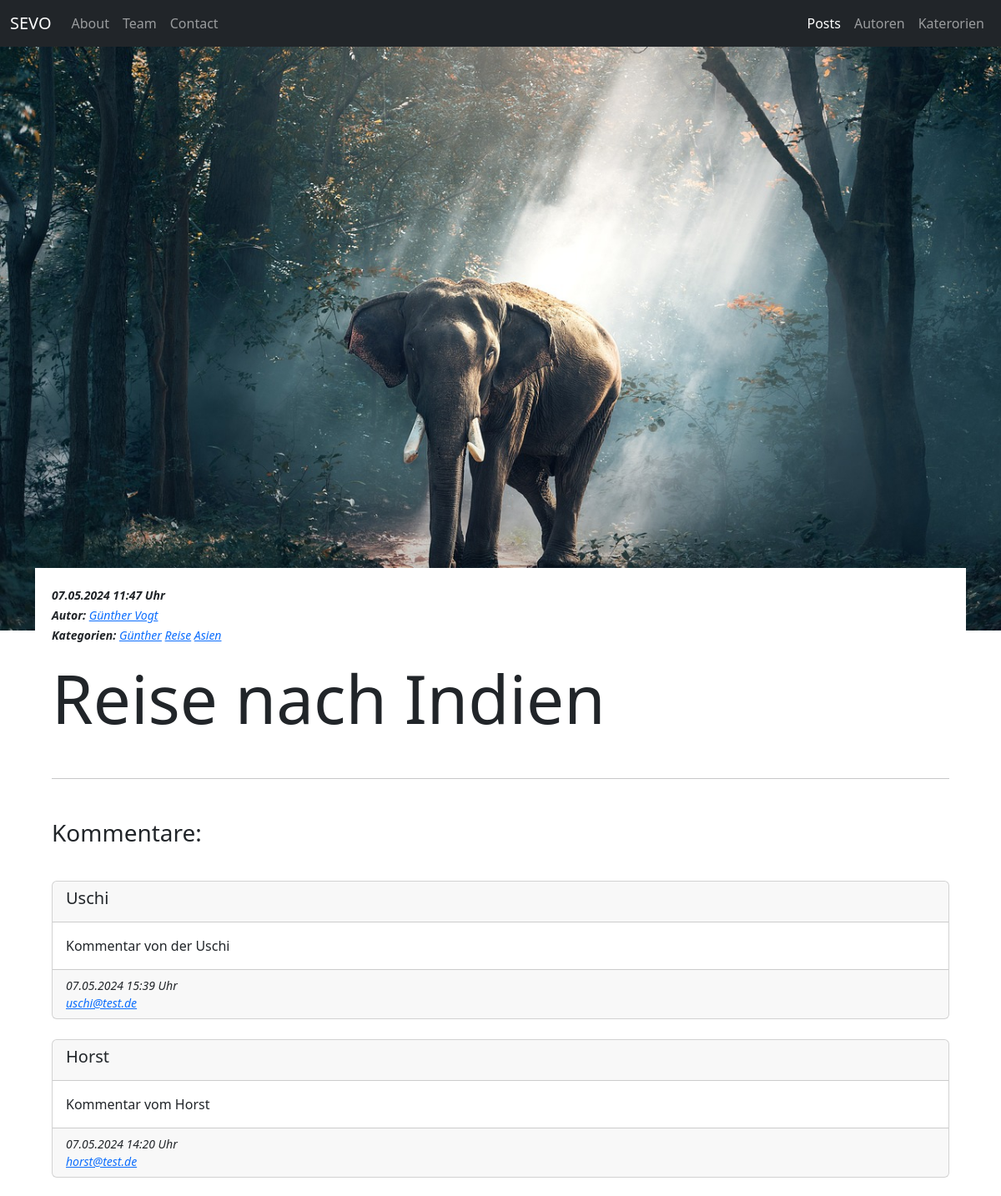
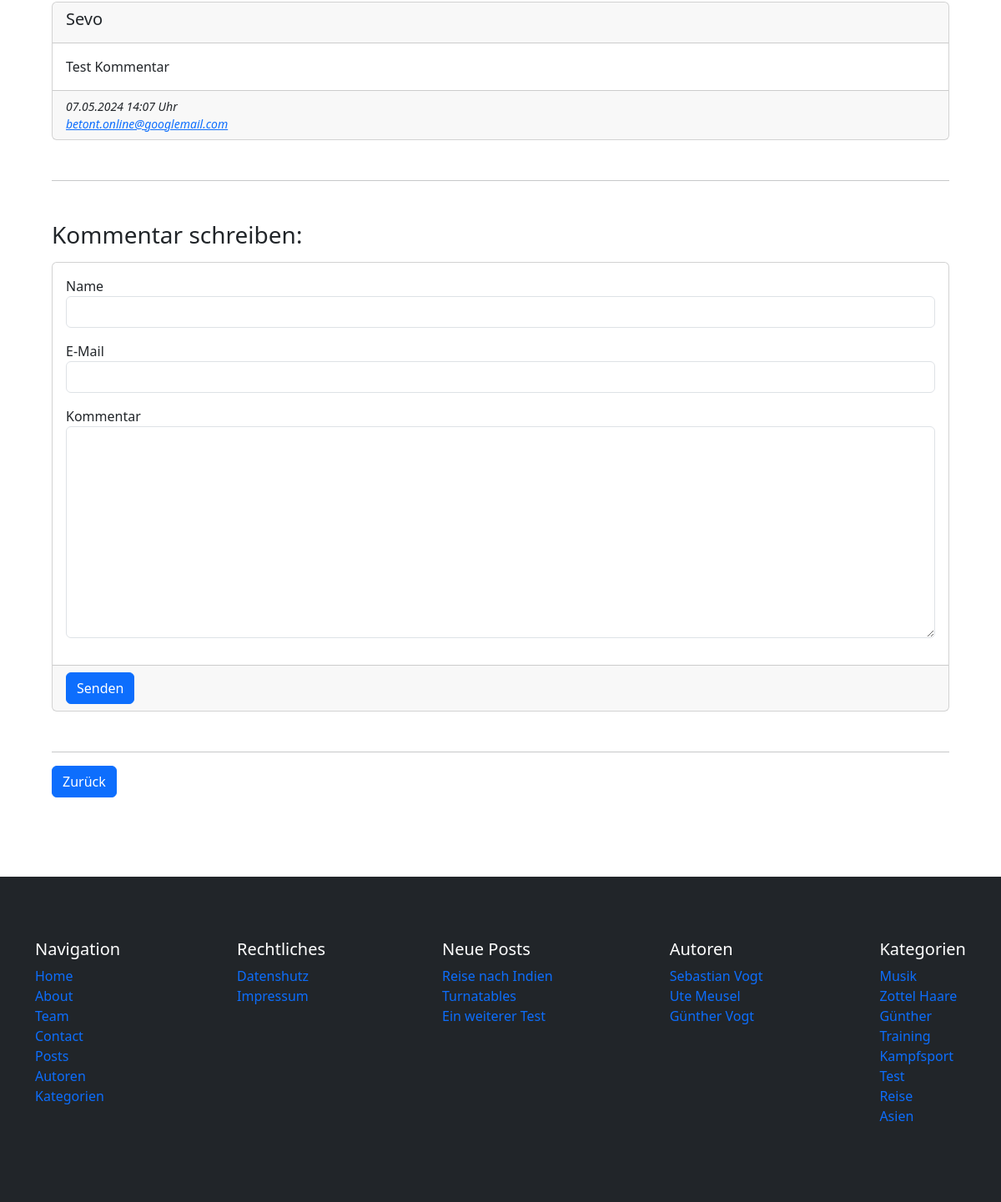
The page /blog/post/reise-nach-indien on the database its author committed (2 pictures, top to bottom).
### pages/models.py (models this page shows, shortened)
class Page(models.Model):
    class Templates(models.TextChoices):
        FULL_WIDTH = "Fullwidth"
        CONTAINER = "Container"
        FULL_WIDTH_WITH_HEADER = "Fullwidth with header"
        CONTAINER_WITH_HEADER = "Container with header"
    title = models.CharField(max_length=255)
    slug = models.SlugField(unique=True, blank=True)
    index = models.IntegerField(default=1)
    content = tinymce_models.HTMLField()
    featured_image = models.ForeignKey(Image, on_delete=models.SET_NULL, null=True, blank=True)
    published = models.BooleanField(default=True)
    is_home = models.BooleanField(default=False)
    template = models.CharField(max_length=100, choices=Templates.choices, default=Templates.CONTAINER)
    created_at = models.DateTimeField(auto_now_add=True)
    updated_at = models.DateTimeField(auto_now=True)

### blog/models.py (models this page shows, shortened)
class Post(models.Model):
    author = models.ForeignKey(Author, on_delete=models.SET_NULL, null=True)
    title = models.CharField(max_length=255)
    slug = models.SlugField(unique=True)
    categories = models.ManyToManyField(Category, blank=True)
    content = tinymce_models.HTMLField()
    excerpt = models.TextField(max_length=255, blank=True)
    featured_image = models.ForeignKey(Image, on_delete=models.SET_NULL, blank=True, null=True)
    published = models.BooleanField(default=True)
    is_featured = models.BooleanField(default=False)
    allow_comments = models.BooleanField(default=False)
    created_at = models.DateTimeField(auto_now_add=True)
    updated_at = models.DateTimeField(auto_now=True)

class Category(models.Model):
    name = models.CharField(max_length=100, unique=True, db_index=True)
    slug = models.SlugField(unique=True, default="")
    def __str__(self):
        return self.name
    class Meta:
        verbose_name_plural = "Categories"

class Comment(models.Model):
    post = models.ForeignKey(Post, blank=True, null=True, on_delete=models.SET_NULL)
    name = models.CharField(max_length=100)
    email = models.EmailField()
    comment = models.TextField()
    published = models.BooleanField(default=False)
    created_at = models.DateTimeField(auto_now_add=True)

### uploaded_media/models.py (models this page shows, shortened)
class Image(models.Model):
    title = models.CharField(max_length=100)
    alt_text = models.CharField(max_length=100)
    categories = models.ManyToManyField(Category, blank=True)
    image = models.ImageField(upload_to="uploaded_media/images")

### author/models.py (models this page shows, shortened)
class Author(models.Model):
    firstname = models.CharField(max_length=100)
    lastname = models.CharField(max_length=100)
    nickname = models.CharField(max_length=100, blank=True)
    email = models.EmailField(null=True)
    slug = models.SlugField(unique=True, default="")
    def get_fullname(self):
        return f"{self.firstname} {self.lastname}"

### blog/views.py (the view)
# urls.py: path("post/<slug:slug>", views.post_single_slug, name="blog-post-slug"),
def post_single_slug(request, slug):
    post = get_object_or_404(models.Post, slug=slug, published=True)
    comments = post.comment_set.filter(published=True).order_by("-created_at")
    if request.method == "POST":
        form = forms.CommentForm(request.POST)
        if form.is_valid():
            print(form.cleaned_data)
            comment = models.Comment(
                name=form.cleaned_data["name"],
                email = form.cleaned_data["email"],
                post = post,
                comment = form.cleaned_data["comment"]
            )
            comment.save()
            url = reverse("blog-comment-successfull-sended-slug", args=[post.slug])
            return HttpResponseRedirect(url)
    else:
        form = forms.CommentForm()
    return render(request, "blog/post_single.html", {
        "post": post,
        "comments": comments,
        "form": form
    })

### blog/forms.py
class CommentForm(forms.Form):
    name = forms.CharField(label="Name", label_suffix="", max_length=100)
    email = forms.EmailField(label="E-Mail", label_suffix="")
    comment = forms.CharField(label="Kommentar", label_suffix="", widget=forms.Textarea)
    def __init__(self, *args, **kwargs):
        super(CommentForm, self).__init__(*args, **kwargs)
        self.fields["name"].widget.attrs["class"] = "form-control"
        self.fields["email"].widget.attrs["class"] = "form-control"
        self.fields["comment"].widget.attrs["class"] = "form-control"

### utils/context_processors.py (called while the page is built)
def menus_context(request):
    menu_main = Menu.objects.get(name="Main")
    menu_meta = Menu.objects.get(name="Meta")
    pages_main = menu_main.pages.filter(published=True).order_by("index")
    pages_meta = menu_meta.pages.filter(published=True).order_by("index")
    categories = Category.objects.all()
    authors = Author.objects.all()
    latest_posts = Post.objects.filter(published=True).order_by("-created_at")[:3]
    return {
        "pages_main": pages_main,
        "pages_meta": pages_meta,
        "categories": categories,
        "authors": authors,
        "latest_posts": latest_posts
    }

### blog/templates/blog/post_single.html (shortened to what this page needs)
{% extends "base.html" %}
{% block content %}
    <header class="image-header">
        <img class="image-header__image" src="{{ post.featured_image.image.url }}" alt="{{ post.featured_image.image.title }}">
    </header>
    <div class="section-padding">
        <div class="container">
            <div class="post-content">
                <div class="post">
                    <div class="mb-3">
                        <i>
                        <div>
                            <small>
                                <time><b>{{ post.created_at|date:"d.m.Y  H:i" }} Uhr</b></time>
                            </small>
                        </div>
                        <div>
                            <small>
                                <b>Autor: </b>
                                <a href="{% url "author-single-slug" slug=post.author.slug %}">{{ post.author.get_fullname }}</a>
                            </small>
                        </div>
                        <div>
                            <small>
                                <b>Kategorien: </b>
                                {% for category in post.categories.all %}
                                    <a href="{% url "blog-category-slug" slug=category.slug %}">{{ category }}</a>
                                {% endfor %}
                            </small>
                        </div>
                        </i>
                    </div>
                    <h1 class="display-1">{{ post.title }}</h1>
                </div>
                {% if post.allow_comments %}
                    {% if comments %}
                    <hr>
                    <div class="comments my-5 vstack gap-4">
                        <h3 class="mb-3">Kommentare:</h3>
                        {% for comment in comments %}
                            {% include "blog/partials/_comment_item.html" %}
                        {% endfor %}
                    </div>
                    {% endif %}
                    <hr>
                    <div class="comment-form my-5">
                        <h3 class="mb-3">Kommentar schreiben:</h3>
                        {% include "blog/partials/_comment_form.html" %}
                    </div>
                {% endif %}
                <hr>
                <button class="btn btn-primary back-link">Zurück</button>
            </div>
        </div>
    </div>
{% endblock %}

### templates/partials/_navbar.html (shortened to what this page needs)
<nav class="navbar navbar-expand-lg bg-dark border-body" data-bs-theme="dark">
    <div class="container-fluid">
      <a class="navbar-brand" href="{% url "homepage" %}">SEVO</a>
      <div class="collapse navbar-collapse" id="navbarNav">
        <ul class="navbar-nav me-auto">
            {% for page in pages_main %}
                {% if page.is_home == False %}
                    <li class="nav-item">
                        <a class="nav-link" href="{% url "pages-page-single-slug" slug=page.slug %}">{{ page.title|title }}</a>
                    </li>
                {% endif %}
            {% endfor %}
        </ul>
        <ul class="navbar-nav d-flex">
            <li class="nav-item">
                <a class="nav-link{% if "post" in request.path %} active{% endif %}"{% if "post" in request.path %} aria-current="page"{% endif %} href="{% url "blog-posts" %}">Posts</a>
            </li>
            <li class="nav-item">
                <a class="nav-link{% if "author" in request.path %} active{% endif %}"{% if "author" in request.path %} aria-current="page"{% endif %} href="{% url "author-index" %}">Autoren</a>
            </li>
            <li class="nav-item">
                <a class="nav-link{% if "categor" in request.path %} active{% endif %}"{% if "categor" in request.path %} aria-current="page"{% endif %} href="{% url "blog-categories" %}">Katerorien</a>
            </li>
        </ul>
      </div>
    </div>
  </nav>

### blog/templates/blog/partials/_comment_item.html
<div class="card">
    <div class="card-header">
        <div>
            <h5>{{ comment.name }}</h5>
        </div>
    </div>
    <div class="card-body">
            {{ comment.comment }}
    </div>
    <div class="card-footer">
        <small>
            <i>
                <div>
                    <time>
                        {{ comment.created_at|date:"d.m.Y  H:i" }} Uhr
                    </time>
                </div>
                <div>
                    <a href="mailto:{{ comment.email }}">{{ comment.email }}</a>
                </div>
            </i>
        </small>
    </div>
</div>

### templates/partials/_navigation_main.html
<nav>
    <ul class="list-unstyled">
        {% for page in pages_main %}
            <li><a class="text-decoration-none {% if page.title|lower in request.path or page.is_home and request.path == "/" %}active{% endif %}" href="{% url "pages-page-single-slug" slug=page.slug %}">{{ page.title }}</a></li>
        {% endfor %}
        <li><a class="text-decoration-none" href="{% url "blog-posts" %}">Posts</a></li>
        <li><a class="text-decoration-none" href="{% url "author-index" %}">Autoren</a></li>
        <li><a class="text-decoration-none" href="{% url "blog-categories" %}">Kategorien</a></li>
    </ul>
</nav>

### templates/partials/_navigation_meta.html
<nav>
    <ul class="list-unstyled">
        {% for page in pages_meta %}
            <li><a class="text-decoration-none {% if page.title|lower in request.path or page.is_home and request.path == "/" %}active{% endif %}" href="{% url "pages-page-single-slug" slug=page.slug %}">{{ page.title }}</a></li>
        {% endfor %}
    </ul>
</nav>

### templates/partials/_navigation_latest_posts.html
<nav>
    {% if latest_posts %}
        <ul class="list-unstyled">
            {% for post in latest_posts %}
                <li><a class="text-decoration-none {% if post.slug|lower in request.path %}active{% endif %}" href="{% url "blog-post-slug" slug=post.slug %}">{{ post.title }}</a></li>
            {% endfor %}
        </ul>
    {% else %}
        <p>Keine Posts vorhanden</p>
    {% endif %}
</nav>

### templates/partials/_navigation_authors.html
<nav>
    {% if authors %}
        <ul class="list-unstyled">
            {% for author in authors %}
                <li><a class="text-decoration-none {% if author.name|lower in request.path %}active{% endif %}" href="{% url "author-single-slug" slug=author.slug %}">{{ author.get_fullname }}</a></li>
            {% endfor %}
        </ul>
    {% else %}
        <p>Keine Autoren vorhanden</p>
    {% endif %}
</nav>

### templates/partials/_navigation_categories.html
<nav>
    {% if categories %}
        <ul class="list-unstyled">
            {% for category in categories %}
                <li><a class="text-decoration-none {% if category.name|lower in request.path %}active{% endif %}" href="{% url "blog-category-slug" slug=category.slug %}">{{ category.name }}</a></li>
            {% endfor %}
        </ul>
    {% else %}
        <p>Keine Kategorien vorhanden</p>
    {% endif %}
</nav>

### static/css/style.css (style rules this page uses)
.section-padding { padding-top: 75px; padding-bottom: 75px; }
.image-header__image { height: 350px; width: 100%; object-fit: cover; }
.post-content { margin-top: -150px; position: relative; background-color: white; padding: 20px; }
@media (min-width: 768px) { .image-header__image { height: 700px; } }

### rows shown on the page
Page: title "About"
Page: title "Team"
Page: title "Contact"
Post: featured_image.image (picture), created_at "07.05.2024 11:47", author.get_fullname "Günther Vogt", title "Reise nach Indien"
Category: name "Günther"
Category: name "Reise"
Category: name "Asien"
Comment: name "Uschi", comment "Kommentar von der Uschi", created_at "07.05.2024 15:39", email "uschi@test.de"
Comment: name "Horst", comment "Kommentar vom Horst", created_at "07.05.2024 14:20", email "horst@test.de"
Comment: name "Sevo", comment "Test Kommentar", created_at "07.05.2024 14:07", email "betont.online@googlemail.com"
Page: title "Home"
Page: title "Datenshutz"
Page: title "Impressum"
Post: title "Turnatables"
Post: title "Ein weiterer Test"
Author: get_fullname "Sebastian Vogt"
Author: get_fullname "Ute Meusel"
Author: get_fullname "Günther Vogt"
Category: name "Musik"
Category: name "Zottel Haare"
Category: name "Training"
Category: name "Kampfsport"
Category: name "Test"

### other values the page prints
{{ field.label_tag }} "Name" "E-Mail" "Kommentar"
